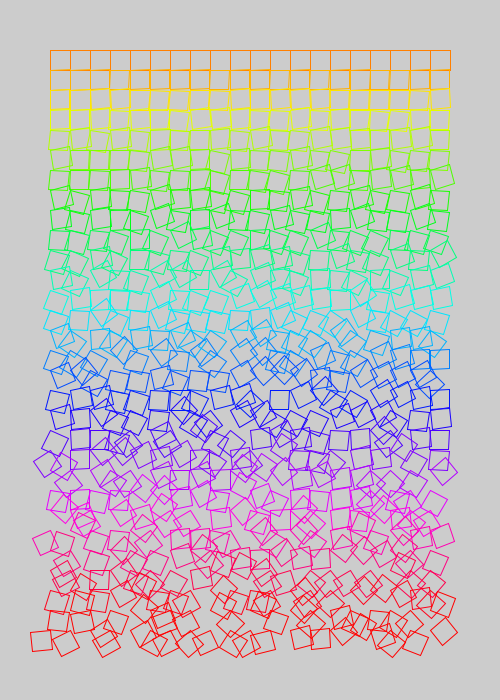
Frame 1 (no input)
Frame 60 (the mouse pressed at the canvas centre just before this capture): identical to frame 1, image omitted
Frame 120 (the mouse held since frame 60 and released just before this capture): identical to frame 1, image omitted

The Processing sketch that drew this single still picture (run headless with seeded random() and noise(); from frame 60 on, the mouse is pressed at the canvas centre):

// Processing sketch: esempio_georg_ness
// ── esempio_georg_ness.pde
/*
    Workshop ISIA: Processing e il Generative Design per l'Editoria
    con / with Federico Pepe
    a cura di / curated by Valentina Rachiele
    per II anno Editoria / for 2nd year Publishing
    24-28 Marzo 2025

    Esempio ispirato a Georg Ness
*/

int b = 50;
float r = 0;
void setup() {
  colorMode(HSB, height - b*2, 100, 100);
  size(500, 700);
  noFill();
  for (int x = b; x < height - b; x += 20) {
    for (int y = b; y < width - b; y += 20) {
      push();
      translate(y, x);
      rotate(r * random(-1, 1));
      stroke(x, 100, 100);
      rect(0, 0, 20, 20);
      pop();
    }
    r += 0.05;
  }
}

void draw() {
}
